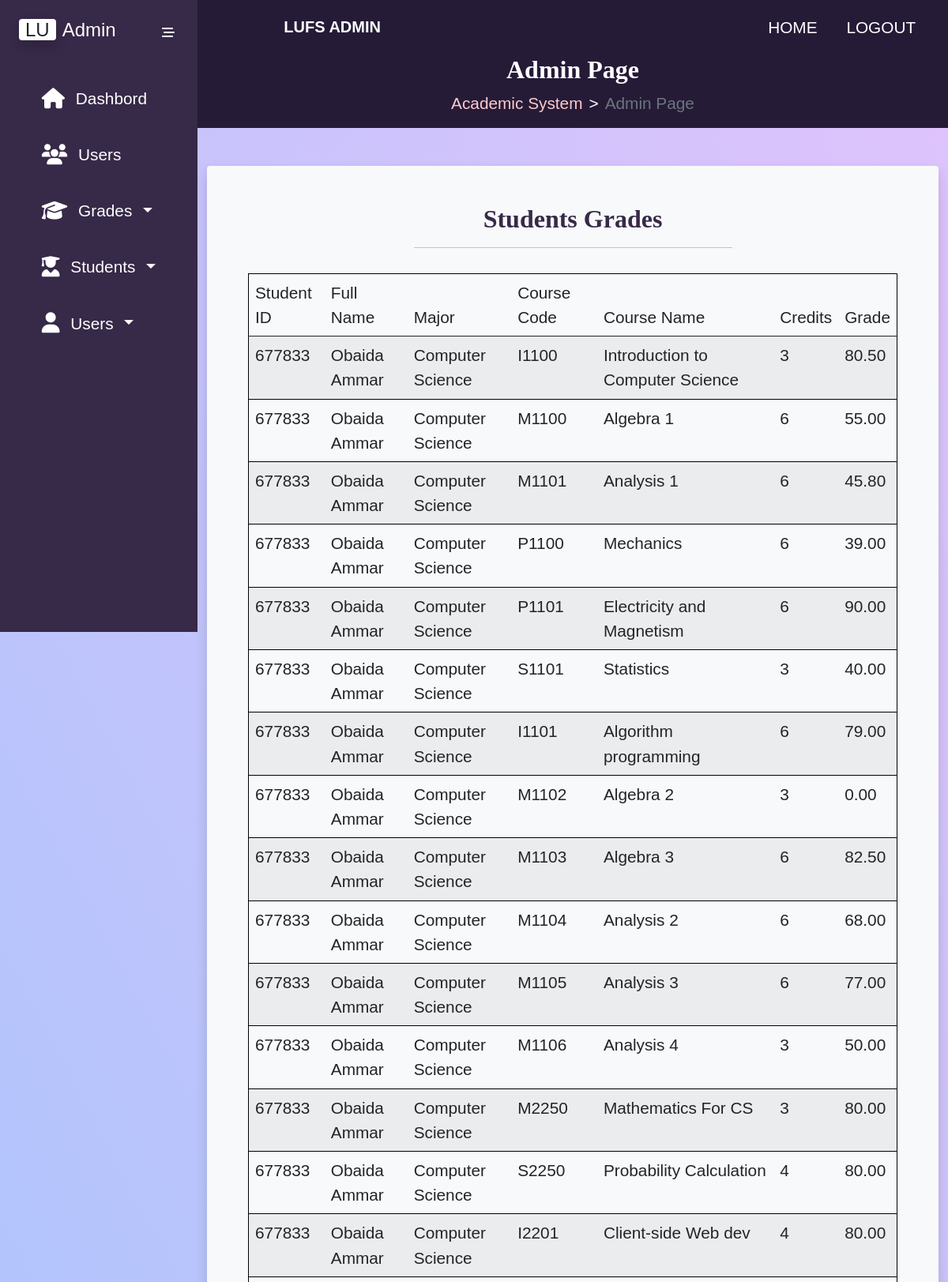
Page /admin-page-display-grades.php (upper part) on the committed database.
### tables this page shows
CREATE TABLE `grades` (
  `StudentId` varchar(10) NOT NULL,
  `CourseId` int(11) NOT NULL,
  `Major` int(11) NOT NULL,
  `Grade` decimal(4,2) DEFAULT NULL,
  `EnrollmentDate` varchar(20) NOT NULL
);

CREATE TABLE `students` (
  `Id` int(11) NOT NULL,
  `StudentId` varchar(10) NOT NULL,
  `Fname` varchar(20) NOT NULL,
  `Lname` varchar(20) NOT NULL,
  `Email` varchar(30) NOT NULL,
  `Password` char(60) NOT NULL,
  `Image` longblob,
  `Major` int(11) NOT NULL,
  `Year` int(11) NOT NULL,
  `EnrollmentDate` varchar(20) NOT NULL
);

CREATE TABLE `majors` (
  `Id` int(11) NOT NULL,
  `Major` varchar(30) NOT NULL
);

CREATE TABLE `courses` (
  `CourseId` int(11) NOT NULL,
  `CourseCode` varchar(10) NOT NULL,
  `CourseName` varchar(60) NOT NULL,
  `Credits` int(11) NOT NULL,
  `Prerequisite` varchar(20) NOT NULL,
  `Major` int(11) NOT NULL,
  `Year` int(11) NOT NULL,
  `Semester` int(11) NOT NULL,
  `Optional` tinyint(1) NOT NULL
);

### classes/dal.php (called while the page is built, shortened)
<?php
    class DAL{
        private $servername = "localhost";
        private $username = "root";
        private $password = "";
        private $dbname = "FacultyOfScience";
        public function getConnection(){
            return new mysqli($this->servername, $this->username, $this->password, $this->dbname);
        }
        public function getData($sql) {
            $conn = $this->getConnection();
            $result = $conn->query($sql);
            if ( $result ) {
                $array = $result->fetch_all( MYSQLI_ASSOC );
                return $array;
            } else {
                echo mysqli_error( $conn );
            }
        }
    }
?>

### classes/grades_dal.php (called while the page is built, shortened)
<?php
    class Grades_DAL extends DAL{
      public function getAllStudentsGrades()
      {
          $sql = "SELECT C.CourseCode,
                         C.CourseName,
                         C.Credits,
                         G.StudentId,
                         S.Fname,
                         S.Lname,
                         M.Major,
                         G.Grade
                         FROM Courses As C, Grades AS G, Students AS S, Majors AS M
                         WHERE G.CourseId = C.CourseId
                         AND S.StudentId = G.StudentId
                         AND M.Id = S.Major
                         AND G.Grade IS NOT NULL
                  ";
          $grades = $this -> getData($sql);
          return $grades;
      }
    }
?>

### admin-page-display-grades.php (the view, shortened to what this page needs)
<!DOCTYPE html>
<html lang="en">
  <head>
    <?php
      require("templates/admin-header.php");
    ?>
  </head>
  <body>
    <?php
      require("classes/dal.php");
      require("classes/grades_dal.php");
      $grades_dal = new Grades_DAL();
      $grades = $grades_dal -> getAllStudentsGrades();
    ?>
    <div class="main-container d-flex">
        <?php
        require("templates/admin-sidebar.php");
        ?>
        <div class="content openSide">
            <?php
            require("templates/admin-navbar.php");
            ?>
            <?php
             require("templates/admin-breadcrumb.php");
            ?>
            <div class="container-fluid">
              <section id="students-grades-section">
                <div class="container mt-5 bg-light rounded shadow p-5 mb-5 mx-sm-3 mx-lg-auto">
                  <div class="row d-flex justify-content-center">
                    <div class="col-sm-12 col-md-10 col-lg-6">
                        <h2 class="page-title">Students Grades</h2>
                        <hr>
                    </div>
                  </div>
                  <div class="row">
                    <div class="col-12 overflow-auto p-3">
                        <table class="table table-striped" id="students_grades_table">
                            <thead>
                                <tr>
                                    <td>Student ID</td>
                                    <td>Full Name</td>
                                    <td>Major</td>
                                    <td>Course Code</td>
                                    <td>Course Name</td>
                                    <td>Credits</td>
                                    <td>Grade</td>
                                </tr>
                            </thead>
                            <tbody>
                              <?php
                              foreach($grades as $v){
                                ?>
                                <tr>
                                  <td class="p-2"><?php echo $v['StudentId']; ?></td>
                                  <td class="p-2"><?php echo $v['Fname'].' '.$v['Lname']; ?></td>
                                  <td class="p-2"><?php echo $v['Major']; ?></td>
                                  <td class="p-2"><?php echo $v['CourseCode']; ?></td>
                                  <td class="p-2"><?php echo $v['CourseName']; ?></td>
                                  <td class="p-2"><?php echo $v['Credits']; ?></td>
                                  <td class="p-2"><?php echo $v['Grade']; ?></td>
                                </tr>
                              <?php
                              }
                              ?>
                            </tbody>
                        </table>
                    </div>
                </div>
                </div>
              </section>
            </div>
        </div>
     </div>
  </body>
</html>

### css/datatable.css (style rules this page uses)
:root { --dt-row-selected: 13, 110, 253; --dt-row-selected-text: 255, 255, 255; --dt-row-selected-link: 9, 10, 11 }

### css/admin-page-style.css (style rules this page uses)
:root { --darker-color: rgb(37,27,55); --dark-color: rgb(55,41,72); --light-color: rgb(255,202,202); --lighter-color: rgb(255,236,239); --yellow-color: rgb(255, 217, 61); --green-color: rgb(224, 255, 19); --departments-cards: #ECF2FF; --font-family: 'Poppins',sans-serif; --font-size: 1.3rem; --bg-gradient: linear-gradient(62deg, #8EC5FC 0%, #E0C3FC 100%); --font-family: 'Poppins',sans-serif; --font-size: 1.3rem; }
body { min-height: 100vh; background: var(--bg-gradient); font-family: var(--font-family); font-size: var(--font-size); }
.page-title { font-family: 'Courgette' !important; font-weight: 600; color: var(--dark-color); text-align: center; }
table { border: 1px solid black !important; }
.content { min-height: 100vh; width: 100%; transition: all 0.7s; }
@media (min-width: 767px) { .content.openSide { margin-left: 250px; width: calc(100% - 250px); } }

### rows in the picture
grades: StudentId "677833", students.Fname "Obaida", students.Lname "Ammar", Major.Major "Computer Science", CourseId.CourseCode "I1100", CourseId.CourseName "Introduction to Computer Science", CourseId.Credits "3", Grade "80.50"
grades: StudentId "677833", students.Fname "Obaida", students.Lname "Ammar", Major.Major "Computer Science", CourseId.CourseCode "M1100", CourseId.CourseName "Algebra 1", CourseId.Credits "6", Grade "55.00"
grades: StudentId "677833", students.Fname "Obaida", students.Lname "Ammar", Major.Major "Computer Science", CourseId.CourseCode "M1101", CourseId.CourseName "Analysis 1", CourseId.Credits "6", Grade "45.80"
grades: StudentId "677833", students.Fname "Obaida", students.Lname "Ammar", Major.Major "Computer Science", CourseId.CourseCode "P1100", CourseId.CourseName "Mechanics", CourseId.Credits "6", Grade "39.00"
grades: StudentId "677833", students.Fname "Obaida", students.Lname "Ammar", Major.Major "Computer Science", CourseId.CourseCode "P1101", CourseId.CourseName "Electricity and Magnetism", CourseId.Credits "6", Grade "90.00"
grades: StudentId "677833", students.Fname "Obaida", students.Lname "Ammar", Major.Major "Computer Science", CourseId.CourseCode "S1101", CourseId.CourseName "Statistics", CourseId.Credits "3", Grade "40.00"
grades: StudentId "677833", students.Fname "Obaida", students.Lname "Ammar", Major.Major "Computer Science", CourseId.CourseCode "I1101", CourseId.CourseName "Algorithm programming", CourseId.Credits "6", Grade "79.00"
grades: StudentId "677833", students.Fname "Obaida", students.Lname "Ammar", Major.Major "Computer Science", CourseId.CourseCode "M1102", CourseId.CourseName "Algebra 2", CourseId.Credits "3", Grade "0.00"
grades: StudentId "677833", students.Fname "Obaida", students.Lname "Ammar", Major.Major "Computer Science", CourseId.CourseCode "M1103", CourseId.CourseName "Algebra 3", CourseId.Credits "6", Grade "82.50"
grades: StudentId "677833", students.Fname "Obaida", students.Lname "Ammar", Major.Major "Computer Science", CourseId.CourseCode "M1104", CourseId.CourseName "Analysis 2", CourseId.Credits "6", Grade "68.00"
grades: StudentId "677833", students.Fname "Obaida", students.Lname "Ammar", Major.Major "Computer Science", CourseId.CourseCode "M1105", CourseId.CourseName "Analysis 3", CourseId.Credits "6", Grade "77.00"
grades: StudentId "677833", students.Fname "Obaida", students.Lname "Ammar", Major.Major "Computer Science", CourseId.CourseCode "M1106", CourseId.CourseName "Analysis 4", CourseId.Credits "3", Grade "50.00"
grades: StudentId "677833", students.Fname "Obaida", students.Lname "Ammar", Major.Major "Computer Science", CourseId.CourseCode "M2250", CourseId.CourseName "Mathematics For CS", CourseId.Credits "3", Grade "80.00"
grades: StudentId "677833", students.Fname "Obaida", students.Lname "Ammar", Major.Major "Computer Science", CourseId.CourseCode "S2250", CourseId.CourseName "Probability Calculation", CourseId.Credits "4", Grade "80.00"
grades: StudentId "677833", students.Fname "Obaida", students.Lname "Ammar", Major.Major "Computer Science", CourseId.CourseCode "I2201", CourseId.CourseName "Client-side Web dev", CourseId.Credits "4", Grade "80.00"
